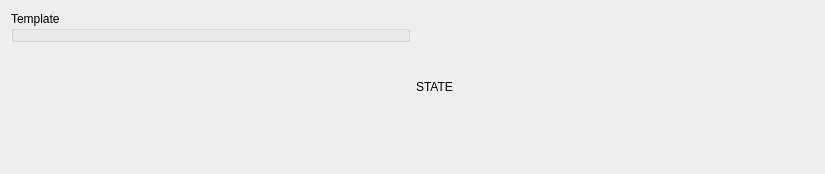
<?xml version="1.0" encoding="UTF-8"?>
<ui version="4.0">
 <class>FormInterface</class>
 <widget class="QWidget" name="FormInterface">
  <property name="geometry">
   <rect>
    <x>0</x>
    <y>0</y>
    <width>825</width>
    <height>174</height>
   </rect>
  </property>
  <property name="minimumSize">
   <size>
    <width>0</width>
    <height>0</height>
   </size>
  </property>
  <property name="windowTitle">
   <string>Form</string>
  </property>
  <property name="styleSheet">
   <string notr="true"/>
  </property>
  <layout class="QHBoxLayout" name="horizontalLayout">
   <item alignment="Qt::AlignTop">
    <widget class="QGroupBox" name="grpBoxInterface">
     <property name="title">
      <string>Template</string>
     </property>
    </widget>
   </item>
     <item>
      <widget class="QLabel" name="lblState">
       <property name="maximumSize">
        <size>
         <width>16777215</width>
         <height>30</height>
        </size>
       </property>
       <property name="text">
        <string>STATE</string>
       </property>
      </widget>
     </item>
  </layout>
 </widget>
 <resources/>
 <connections/>
</ui>
